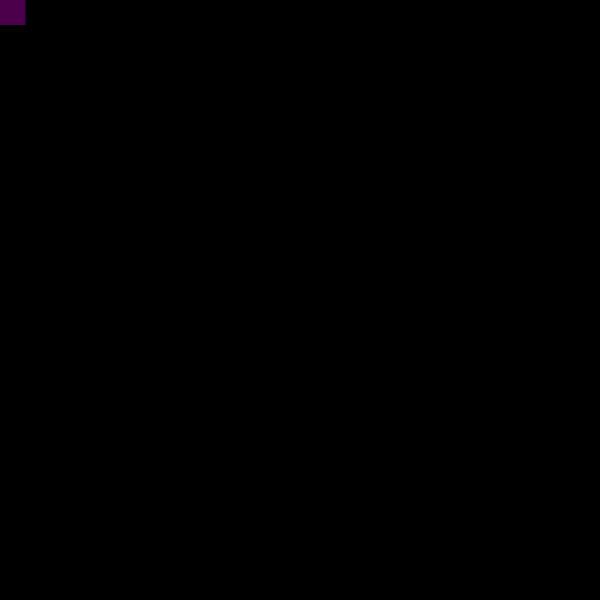
Frame 1 (no input)
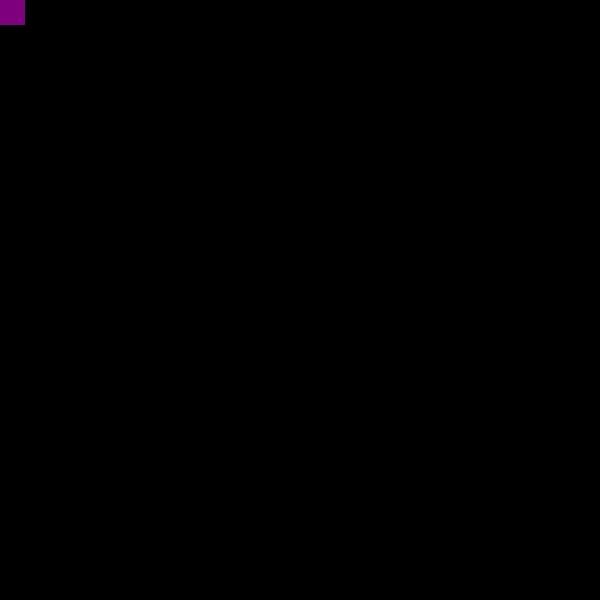
Frame 60 (no input)
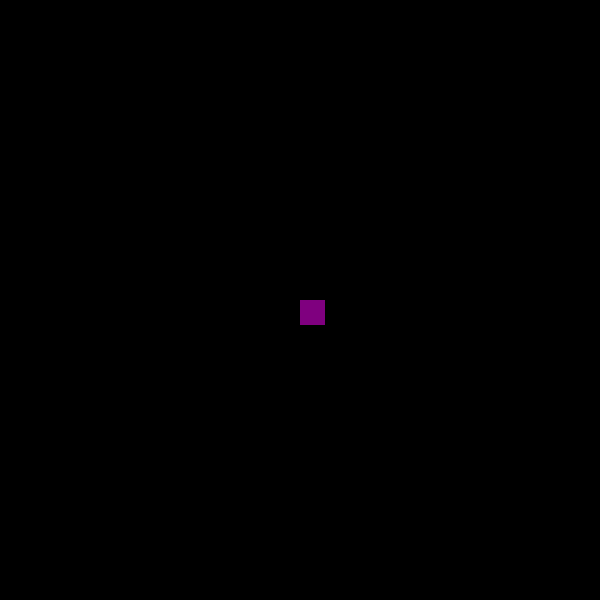
Frame 120 (the mouse pressed at the canvas centre since frame 60)

The p5.js sketch that drew these frames (run headless with seeded random() and noise() and a simulated clock; from frame 60 on, the mouse is pressed at the canvas centre):

// p5.js sketch
// ── sketch.js
function setup() {
    createCanvas(600,600);
    background(0);
}

function draw() {
  //To omit outlines or borders
  noStroke();
  //Fourth argument in fill is transparency
  fill(128,0,128,150);
  rect(mouseX,mouseY,25,25);
}

/*Clicking the mouse will reset the canvas i.e. add new background */
function mousePressed() {
  background(0);
}
